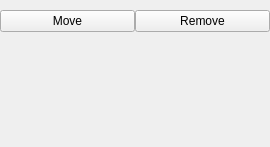
<?xml version="1.0" encoding="UTF-8"?>
<ui version="4.0">
 <class>Form</class>
 <widget class="QWidget" name="Form">
  <property name="geometry">
   <rect>
    <x>0</x>
    <y>0</y>
    <width>270</width>
    <height>147</height>
   </rect>
  </property>
  <property name="windowTitle">
   <string>Form</string>
  </property>
  <layout class="QVBoxLayout" name="verticalLayout">
   <property name="spacing">
    <number>0</number>
   </property>
   <property name="leftMargin">
    <number>0</number>
   </property>
   <property name="topMargin">
    <number>0</number>
   </property>
   <property name="rightMargin">
    <number>0</number>
   </property>
   <property name="bottomMargin">
    <number>0</number>
   </property>
   <item>
    <widget class="QWidget" name="widget_2" native="true">
     <property name="sizePolicy">
      <sizepolicy hsizetype="Preferred" vsizetype="Preferred">
       <horstretch>0</horstretch>
       <verstretch>4</verstretch>
      </sizepolicy>
     </property>
     <layout class="QHBoxLayout" name="horizontalLayout">
      <property name="spacing">
       <number>0</number>
      </property>
      <property name="leftMargin">
       <number>0</number>
      </property>
      <property name="topMargin">
       <number>0</number>
      </property>
      <property name="rightMargin">
       <number>0</number>
      </property>
      <property name="bottomMargin">
       <number>0</number>
      </property>
      <item>
       <widget class="QPushButton" name="move_bn">
        <property name="text">
         <string>Move</string>
        </property>
       </widget>
      </item>
      <item>
       <widget class="QPushButton" name="remove_bn">
        <property name="text">
         <string>Remove</string>
        </property>
       </widget>
      </item>
     </layout>
    </widget>
   </item>
   <item>
    <widget class="QWidget" name="content_widget" native="true">
     <property name="sizePolicy">
      <sizepolicy hsizetype="Preferred" vsizetype="Preferred">
       <horstretch>0</horstretch>
       <verstretch>10</verstretch>
      </sizepolicy>
     </property>
     <layout class="QVBoxLayout" name="content_widget_layout">
      <property name="spacing">
       <number>0</number>
      </property>
      <property name="leftMargin">
       <number>0</number>
      </property>
      <property name="topMargin">
       <number>0</number>
      </property>
      <property name="rightMargin">
       <number>0</number>
      </property>
      <property name="bottomMargin">
       <number>0</number>
      </property>
     </layout>
    </widget>
   </item>
  </layout>
 </widget>
 <resources/>
 <connections/>
</ui>
